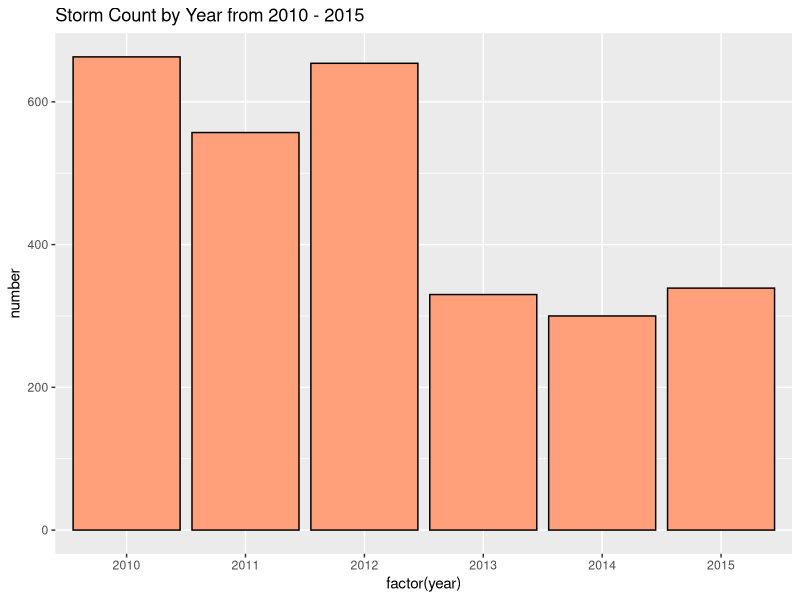
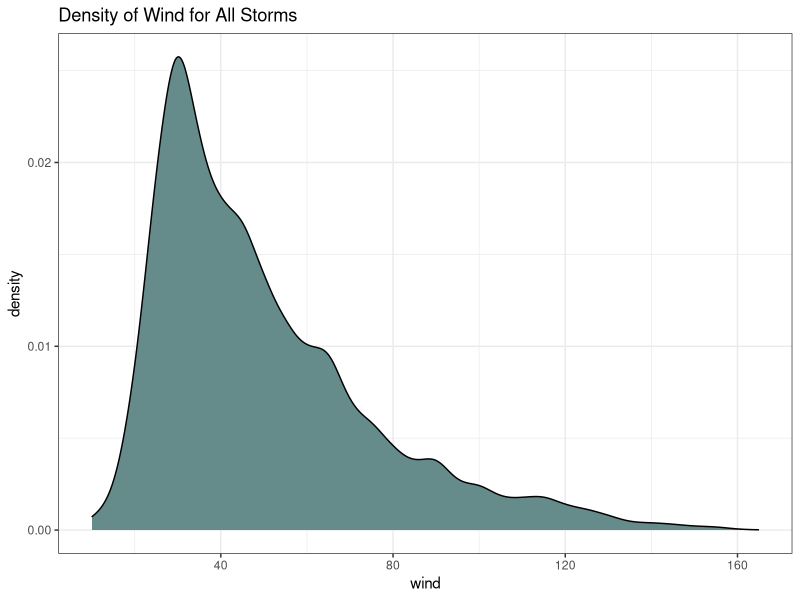
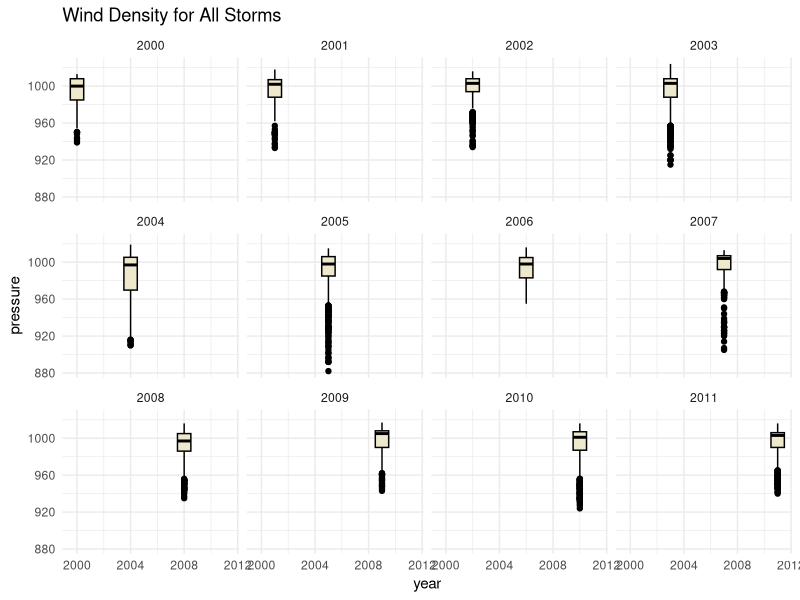
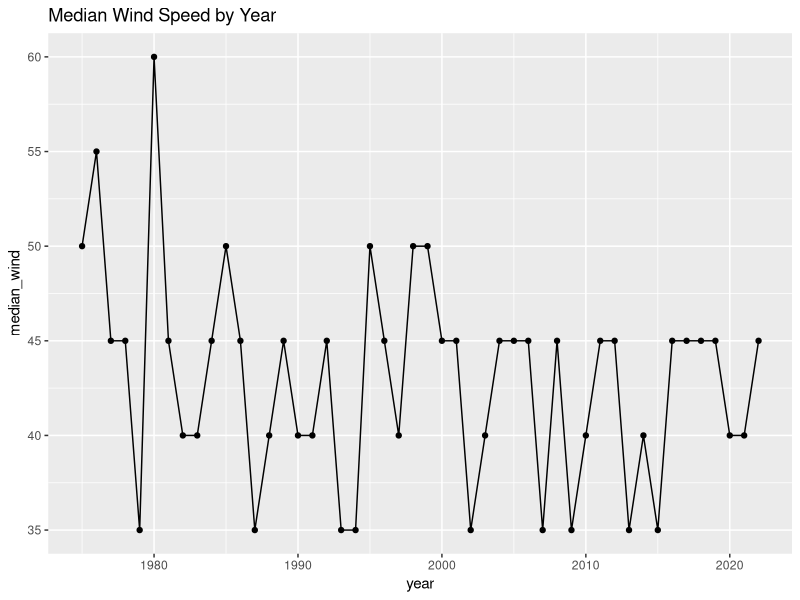
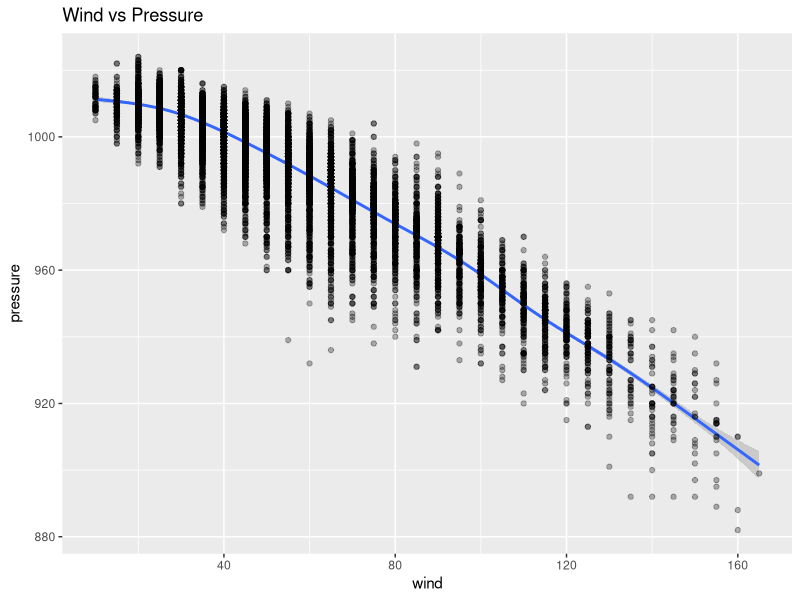
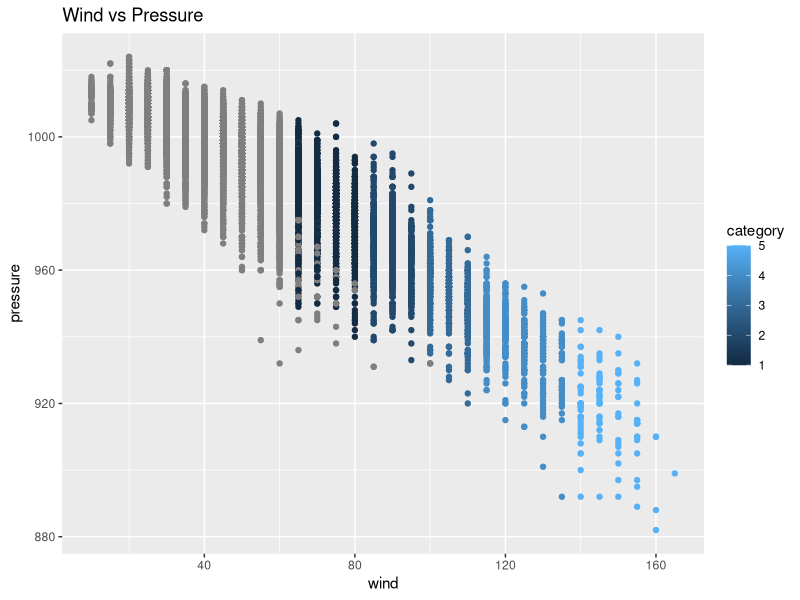

Source code (R) for these figures, in order: (Note: this script raises an error after producing the figures.)
## ---- chunk 1
library(tidyverse)
## ---- chunk 2
storms
## ---- chunk 3
storms2015 <- filter(storms, year == 2015)
storms2015
## ---- chunk 4
unique(pull(storms2015, name))
## ---- chunk 5
count(storms2015, name)
## ---- chunk 6
head(select((storms2015 %>% arrange(month, day, hour)), name, month, day),1)
## ---- chunk 7
count((filter(storms2015, category >= 3)))
## ---- chunk 8
unique(pull((filter(storms2015, category >= 3)), name))
## ---- chunk 9
storm_names_2010s <- distinct(select(filter(storms, year == 2010 | year == 2011 | year == 2012 | year == 2013 | year == 2014 | year == 2015), name, year))
storm_names_2010s
## ---- chunk 10
first_five <- head(storm_names_2010s, 5)
last_five <- tail(storm_names_2010s, 5)

first_five
## ---- chunk 11
first_five <- head(storm_names_2010s, 5)
last_five <- tail(storm_names_2010s, 5)

last_five
## ---- chunk 12
storm_counts_per_year <- count(group_by(distinct(select(storms, name, year)), year))
tail(storm_counts_per_year, 15)
## ---- chunk 13
max_wind_per_storm <- summarise(
  group_by(storms, name, year),
  max_wind = max(wind))
max_wind_per_storm
## ---- chunk 14
first_ten <- head(max_wind_per_storm, 10)
last_ten <- tail(max_wind_per_storm, 10)

first_ten
## ---- chunk 15
last_ten
## ---- chunk 16
storm2010_15 <- filter(storms, year == 2010 | year == 2011 | year == 2012 | year == 2013 | year == 2014 | year == 2015)
uniquestorm2010_15 <- summarise(group_by(storm2010_15,year), number = n())
uniquestorm2010_15
## ---- chunk 17
ggplot(data=uniquestorm2010_15, aes(x=factor(year), y=number)) +
  geom_bar(stat="identity", color= "black", fill= "lightsalmon") + ggtitle('Storm Count by Year from 2010 - 2015')
## ---- chunk 18
ggplot(data=storms, aes(x=wind)) + geom_density(fill='paleturquoise4') +  ggtitle('Density of Wind for All Storms') + theme_bw() + scale_color_brewer(palette="Dark2")
## ---- chunk 19
storms2000_2011 <- filter(storms, year==2000 | year==2001 | year==2002 | year==2003 | year==2004 | year==2005 | year==2006 | year==2007 | year==2008 | year==2009 | year==2010 | year==2011)
storms2000_2011
## ---- chunk 20
ggplot(storms2000_2011,aes(x = year, y = pressure )) + facet_wrap(~year) + geom_boxplot(color= "black", fill = "cornsilk2", width= 1) + theme(panel.spacing = unit(2, "lines")) + theme_minimal()  +  ggtitle('Wind Density for All Storms')
## ---- chunk 21
median_wind_per_year <- summarise(group_by(storms, year),
                                  median_wind = median(wind))
ggplot(median_wind_per_year, aes(x = year, y = median_wind)) +
geom_line() + 
geom_point() +
ggtitle('Median Wind Speed by Year')
## ---- chunk 22

ggplot(storms, aes(x = wind, y = pressure)) + stat_smooth()  + geom_point(alpha=.3) +  ggtitle('Wind vs Pressure ')
## ---- chunk 23
ggplot(storms, aes(x = wind, y = pressure))  + geom_point(aes(color=category)) +
ggtitle('Wind vs Pressure')
## ---- chunk 24
storm_categories <- distinct(storms, category)
arrange(storm_categories)

## ---- chunk 25
summarise(
  group_by (storms,category),
  avg_pressure= mean(pressure),
  avg_wind= mean(wind),
)

## ---- chunk 26
ggplot(storms, aes(x= category, y=pressure)) +
  geom_boxplot(color= "black", fill= "aquamarine3", width= 0.9) +
ggtitle('Pressure Level by Storm Category')
